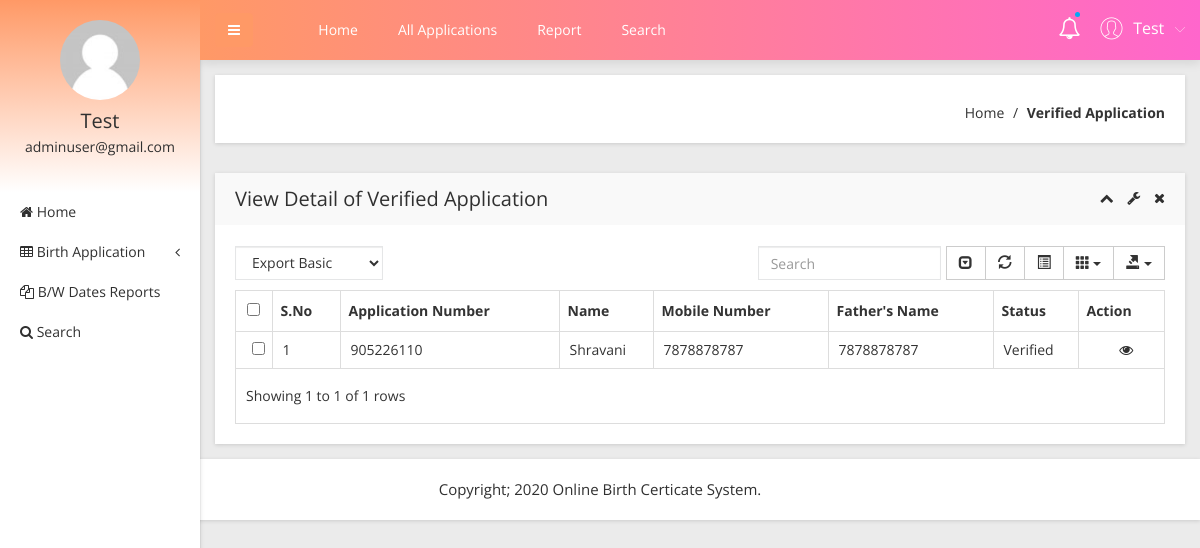
The app's page /admin/verified-birth-application.php (signed in) with its own data.
### tables this page shows
CREATE TABLE `tblapplication` (
  `ID` int(10) NOT NULL,
  `UserID` int(5) NOT NULL,
  `ApplicationID` varchar(200) DEFAULT NULL,
  `DateofBirth` varchar(200) DEFAULT NULL,
  `Gender` varchar(50) DEFAULT NULL,
  `FullName` varchar(200) DEFAULT NULL,
  `PlaceofBirth` varchar(200) DEFAULT NULL,
  `NameofFather` varchar(200) DEFAULT NULL,
  `PermanentAdd` mediumtext DEFAULT NULL,
  `PostalAdd` mediumtext DEFAULT NULL,
  `MobileNumber` bigint(10) DEFAULT NULL,
  `Email` varchar(200) DEFAULT NULL,
  `Dateofapply` timestamp NULL DEFAULT current_timestamp(),
  `Remark` varchar(200) DEFAULT NULL,
  `Status` varchar(50) DEFAULT NULL,
  `UpdationDate` timestamp NULL DEFAULT NULL ON UPDATE current_timestamp()
);

### admin/verified-birth-application.php (the view, shortened to what this page needs)
<?php
include('includes/dbconnection.php');
if (strlen($_SESSION['obcsaid']==0)) {
  header('location:logout.php');
  } else{
  ?>
<!doctype html>
<html class="no-js" lang="en">
<head>
    <link rel="stylesheet" href="css/bootstrap.min.css">
    <link rel="stylesheet" href="css/font-awesome.min.css">
    <link rel="stylesheet" href="css/adminpro-custon-icon.css">
    <link rel="stylesheet" href="css/meanmenu.min.css">
    <link rel="stylesheet" href="css/jquery.mCustomScrollbar.min.css">
    <link rel="stylesheet" href="css/animate.css">
    <link rel="stylesheet" href="css/data-table/bootstrap-table.css">
    <link rel="stylesheet" href="css/data-table/bootstrap-editable.css">
    <link rel="stylesheet" href="css/normalize.css">
    <link rel="stylesheet" href="css/c3.min.css">
    <link rel="stylesheet" href="style.css">
    <link rel="stylesheet" href="css/responsive.css">
</head>
<body class="materialdesign">
    <div class="wrapper-pro">
      <?php include_once('includes/sidebar.php');?>
        <?php include_once('includes/header.php');?>
            <div class="breadcome-area mg-b-30 small-dn">
                <div class="container-fluid">
                    <div class="row">
                        <div class="col-lg-12">
                            <div class="breadcome-list shadow-reset">
                                <div class="row">
                                    <div class="col-lg-12">
                                        <ul class="breadcome-menu">
                                            <li><a href="dashboard.php">Home</a> <span class="bread-slash">/</span>
                                            </li>
                                            <li><span class="bread-blod">Verified Application</span>
                                            </li>
                                        </ul>
                                    </div>
                                </div>
                            </div>
                        </div>
                    </div>
                </div>
            </div>
            <div class="data-table-area mg-b-15">
                <div class="container-fluid">
                    <div class="row">
                        <div class="col-lg-12">
                            <div class="sparkline13-list shadow-reset">
                                <div class="sparkline13-hd">
                                    <div class="main-sparkline13-hd">
                                        <h1>View <span class="table-project-n">Detail of</span> Verified Application</h1>
                                        <div class="sparkline13-outline-icon">
                                            <span class="sparkline13-collapse-link"><i class="fa fa-chevron-up"></i></span>
                                            <span><i class="fa fa-wrench"></i></span>
                                            <span class="sparkline13-collapse-close"><i class="fa fa-times"></i></span>
                                        </div>
                                    </div>
                                </div>
                                <div class="sparkline13-graph">
                                    <div class="datatable-dashv1-list custom-datatable-overright">
                                        <div id="toolbar">
                                            <select class="form-control">
                                                <option value="">Export Basic</option>
                                            </select>
                                        </div>
                                        <table id="table" data-toggle="table" data-pagination="true" data-search="true" data-show-columns="true" data-show-pagination-switch="true" data-show-refresh="true" data-key-events="true" data-show-toggle="true" data-resizable="true" data-cookie="true" data-cookie-id-table="saveId" data-show-export="true" data-click-to-select="true" data-toolbar="#toolbar">
                                            <thead>
                                                <tr>
                                                    <th>S.No</th>
                                                    <th>Application Number</th>
                                                    <th>Name</th>
                                                    <th >Mobile Number</th>
                                                    <th>Father's Name</th>
                                                    <th>Status</th>
                                                    <th data-field="action">Action</th>
                                                </tr>
                                            </thead>
                                            <tbody>
                                              <?php
$sql="SELECT * from tblapplication where Status='Verified'";
$query = $dbh -> prepare($sql);
$query->execute();
$results=$query->fetchAll(PDO::FETCH_OBJ);
$cnt=1;
if($query->rowCount() > 0)
{
foreach($results as $row)
{               ?>
                                                <tr>
                                                    <td><?php echo htmlentities($cnt);?></td>
                                                    <td><?php  echo htmlentities($row->ApplicationID);?></td>
                                                    <td><?php  echo htmlentities($row->FullName);?></td>
                                                   <td><?php  echo htmlentities($row->MobileNumber);?></td>
                                                    <td><?php  echo htmlentities($row->MobileNumber);?></td>
                                                  <?php if($row->Status==""){ ?>
                     <td><?php echo "Still Pending"; ?></td>
<?php } else { ?>                  <td><?php  echo htmlentities($row->Status);?>
                  </td>
                  <?php } ?>
                                                    <td class="datatable-ct"><a href="view-application-detail.php?viewid=<?php echo htmlentities ($row->ID);?>"><i class="fa fa-eye" aria-hidden="true"></i></a>
                                                    </td>
                                                </tr>
                                             <?php $cnt=$cnt+1;}} ?>
                                            </tbody>
                                        </table>
                                    </div>
                                </div>
                            </div>
                        </div>
                    </div>
                </div>
            </div>
        </div>
    </div>
  <?php include_once('includes/footer.php');?>
</body>
</html><?php }  ?>

### admin/includes/sidebar.php (shortened to what this page needs)
     <?php
include('includes/dbconnection.php');
if (strlen($_SESSION['obcsaid']==0)) {
  header('location:logout.php');
  } else{
  ?>
  <div class="left-sidebar-pro">
            <nav id="sidebar">
                <div class="sidebar-header">
                    <a href="#"><img src="img/message/avatar.jpg" alt="" />
                    </a>
                    <?php
$aid=$_SESSION['obcsaid'];
$sql="SELECT AdminName,Email from  tbladmin where ID=:aid";
$query = $dbh -> prepare($sql);
$query->bindParam(':aid',$aid,PDO::PARAM_STR);
$query->execute();
$results=$query->fetchAll(PDO::FETCH_OBJ);
$cnt=1;
if($query->rowCount() > 0)
{
foreach($results as $row)
{               ?>
                    <h3> <?php  echo $row->AdminName;?></h3>
                    <p> <?php  echo $row->Email;?></p>
                  <?php $cnt=$cnt+1;}} ?>
                </div>
                <div class="left-custom-menu-adp-wrap">
                    <ul class="nav navbar-nav left-sidebar-menu-pro">
                        <li class="nav-item">
                            <a href="dashboard.php" role="button" aria-expanded="false"><i class="fa big-icon fa-home"></i> <span class="mini-dn">Home</span> </a>
                        </li>
                        <li class="nav-item"><a href="#" data-toggle="dropdown" role="button" aria-expanded="false" class="nav-link dropdown-toggle"><i class="fa big-icon fa-table"></i> <span class="mini-dn">Birth Application</span> <span class="indicator-right-menu mini-dn"><i class="fa indicator-mn fa-angle-left"></i></span></a>
                        </li>
                        <li class="nav-item">
                            <a href="between-dates-report.php" role="button" aria-expanded="false"><i class="fa big-icon fa-files-o"></i> <span class="mini-dn">B/W Dates Reports</span> </a>
                        </li>
                        <li class="nav-item">
                            <a href="search.php" role="button" aria-expanded="false"><i class="fa fa-search"></i> <span class="mini-dn">Search</span> </a>
                        </li>
                    </ul>
                </div>
            </nav>
        </div>
        <?php }  ?>

### admin/includes/header.php (shortened to what this page needs)
      <?php
include('includes/dbconnection.php');
if (strlen($_SESSION['obcsaid']==0)) {
  header('location:logout.php');
  } else{
  ?>
 <div class="content-inner-all">
            <div class="header-top-area">
                <div class="fixed-header-top">
                    <div class="container-fluid">
                        <div class="row">
                            <div class="col-lg-1 col-md-6 col-sm-6 col-xs-12">
                                <button type="button" id="sidebarCollapse" class="btn bar-button-pro header-drl-controller-btn btn-info navbar-btn">
                                    <i class="fa fa-bars"></i>
                                </button>
                            </div>
                            <div class="col-lg-6 col-md-1 col-sm-1 col-xs-12">
                                <div class="header-top-menu tabl-d-n">
                                    <ul class="nav navbar-nav mai-top-nav">
                                        <li class="nav-item"><a href="dashboard.php" class="nav-link">Home</a>
                                        </li>
                                        <li class="nav-item"><a href="all-birth-application.php" class="nav-link">All Applications</a>
                                        </li>
                                        <li class="nav-item"><a href="between-dates-report.php" class="nav-link">Report</a>
                                        </li>
                                        <li class="nav-item"><a href="search.php" class="nav-link">Search</a>
                                        </li>
                                    </ul>
                                </div>
                            </div>
                            <div class="col-lg-5 col-md-5 col-sm-6 col-xs-12">
                                <div class="header-right-info">
                                    <ul class="nav navbar-nav mai-top-nav header-right-menu">
                                        <li class="nav-item"><a href="new-birth-application.php" data-toggle="dropdown" role="button" aria-expanded="false" class="nav-link dropdown-toggle"><i class="fa fa-bell-o" aria-hidden="true"></i><span class="indicator-nt"></span></a>
                                        </li>
                                        <li class="nav-item">
                                            <a href="#" data-toggle="dropdown" role="button" aria-expanded="false" class="nav-link dropdown-toggle">
                                                <?php
$aid=$_SESSION['obcsaid'];
$sql="SELECT AdminName,Email from  tbladmin where ID=:aid";
$query = $dbh -> prepare($sql);
$query->bindParam(':aid',$aid,PDO::PARAM_STR);
$query->execute();
$results=$query->fetchAll(PDO::FETCH_OBJ);
$cnt=1;
if($query->rowCount() > 0)
{
foreach($results as $row)
{               ?>
                                                <span class="adminpro-icon adminpro-user-rounded header-riht-inf"></span>
                                                <span class="admin-name"><?php  echo $row->AdminName;?></span>
                                                <span class="author-project-icon adminpro-icon adminpro-down-arrow"></span><?php $cnt=$cnt+1;}} ?>
                                            </a>
                                        </li>
                                    </ul>
                                </div>
                            </div>
                        </div>
                    </div>
                </div>
            </div><?php }  ?>

### records on screen
tblapplication: ApplicationID "905226110", FullName "Shravani", MobileNumber "7878878787", Status "Verified"

### other values on screen
$row->AdminName "Test"
$row->Email "adminuser@gmail.com"
